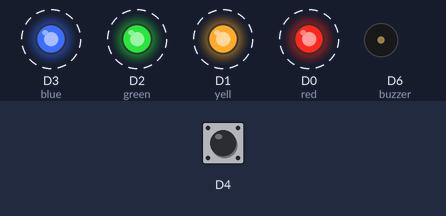
Simulated run of this sketch. Board: ESP8266 (NodeMCU). Parts: output pins drawn as LEDs (lit = HIGH), buzzer (waves = sounding). Dashed ring = blinking. The inputs (shaded band) are chosen by the test bench; at power-on: D4 HIGH.

Above: at 4.5 s.
4.6 s: D4 pulled LOW for 3.2 s
At 5.6 s:
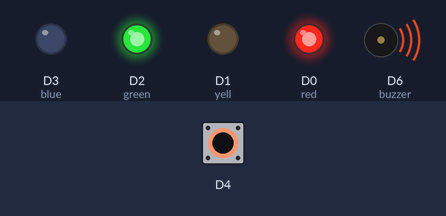
9.3 s: D4 pulled LOW for 1.65 s
At 12.9 s:
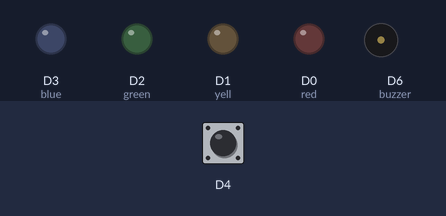
Timing chart, 0 to 18.8 s (numbered marks = the images above; inputs shaded):
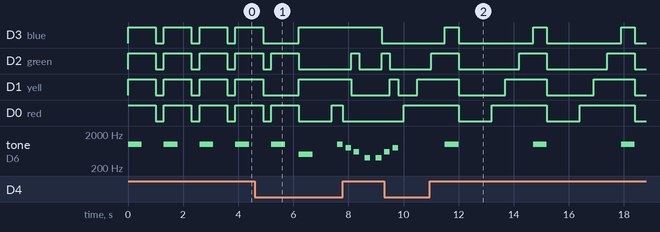

The sketch:

atestat.ino
```cpp
int counter = 0;
const int buzzer = D6;
const int red = D0;
const int yell = D1;
const int green = D2;
const int blue = D3;

void setup() {
  pinMode(D4, INPUT_PULLUP);
  pinMode(blue, OUTPUT);
  pinMode(green, OUTPUT);
  pinMode(yell, OUTPUT);
  pinMode(red, OUTPUT);
  pinMode(buzzer, OUTPUT);
}
void h1(int red, int yell, int green, int blue) {
  digitalWrite(red, HIGH);
  digitalWrite(yell, HIGH);
  digitalWrite(green, HIGH);
  digitalWrite(blue, HIGH);
    tone(buzzer, 1000, 500);
  delay(1000);
  noTone(100);
  digitalWrite(red, LOW);
  digitalWrite(yell, LOW);
  digitalWrite(green, LOW);
  digitalWrite(blue, LOW);
  delay(100);
}
void h4(int red, int yell, int green, int blue) {
    digitalWrite(red, HIGH);
     delay(500);
   digitalWrite(yell, HIGH);
     delay(500);
   digitalWrite(green,HIGH);
     delay(500);
   digitalWrite(blue,HIGH);

   tone(buzzer,1000);delay(500);noTone(buzzer);

  digitalWrite(red, LOW);
  digitalWrite(yell, LOW);
  digitalWrite(green, LOW);
  digitalWrite(blue, LOW);
  delay(1000);
}
void h2(int red, int yell, int green, int blue) {
  digitalWrite(red, HIGH);
  digitalWrite(yell, LOW);
  digitalWrite(green, HIGH);
  digitalWrite(blue, LOW);
  tone(buzzer,1000,500);
  delay(1000);
  digitalWrite(red, LOW);
  digitalWrite(yell, HIGH);
  digitalWrite(green, LOW);
  digitalWrite(blue, HIGH);
  tone(buzzer,500,500);
  delay(1000);
}

void h3(int red, int yell, int green, int blue) {
  digitalWrite(red, HIGH);
  delay(200);
  tone(buzzer,1000);delay(200);
  digitalWrite(red, LOW);
  noTone(buzzer);

  digitalWrite(yell, HIGH);
  delay(100);
    tone(buzzer,800);delay(200);
  digitalWrite(yell, LOW);
    noTone(buzzer);

  digitalWrite(green, HIGH);
  delay(100);
    tone(buzzer,600);delay(200);
  digitalWrite(green, LOW);
    noTone(buzzer);

  digitalWrite(blue, HIGH);
  delay(200);
    tone(buzzer,400);
    delay(200);
    noTone(buzzer);
    delay(200);
    tone(buzzer,400);
    delay(200);
  digitalWrite(blue, LOW);
    noTone(buzzer);

  digitalWrite(green, HIGH);
  delay(100);
    tone(buzzer,600);delay(200);
  digitalWrite(green, LOW);
    noTone(buzzer);

  digitalWrite(yell, HIGH);
  delay(100);
    tone(buzzer,800);delay(200);
  digitalWrite(yell, LOW);
    noTone(buzzer);

}
void loop() {

  if (counter == 0) {
    h1(red, yell, green, blue);
  } else if (counter == 2) {
    h3(red, yell, green, blue);
  } else if (counter == 1) {
    h2(red, yell, green, blue);
  } else if (counter == 3) {
    h4(red, yell, green, blue);
  }
  int buttonReading = digitalRead(D4);
  if (buttonReading == LOW) {
    counter++;
    counter %= 4;
  }
  delay(200);

}
```

Measured:
- by itself, D3 (blue): alternates HIGH for 0.50 s and LOW for 2.7 s
- by itself, D2 (green): repeats every 3.2 s: HIGH 1.0 s, LOW 2.2 s
- by itself, D0 (red): alternates HIGH for 2.0 s and LOW for 1.2 s
- by itself, tone on D6 (buzzer): plays 600 Hz for 0.20 s, 800 Hz for 0.20 s, 1000 Hz for 0.50 s, 1000 Hz for 0.50 s, 1000 Hz for 0.50 s
